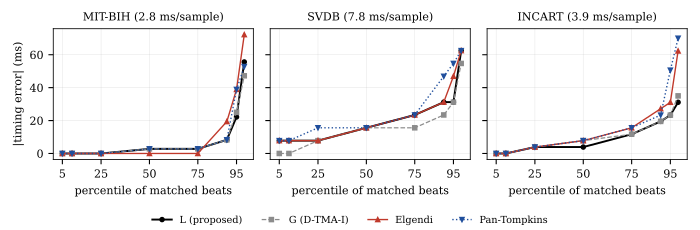

Write Python code to recreate this figure.
# Fig. 2: quantiles of |timing error| of matched beats (from bspc_incart_diag.m output)
import numpy as np, matplotlib
matplotlib.use('Agg'); import matplotlib.pyplot as plt
plt.rcParams.update({'font.family':'serif','font.size':8,'axes.linewidth':0.6})
q=[5,10,25,50,75,90,95,99]
D={'MIT-BIH (2.8 ms/sample)':{'L (proposed)':[0,0,0,2.8,2.8,8.3,22.2,55.6],'G (D-TMA-I)':[0,0,0,2.8,2.8,8.3,25.0,47.2],
   'Elgendi':[0,0,0,0,0,19.4,38.9,72.2],'Pan-Tompkins':[0,0,0,2.8,2.8,8.3,38.9,52.8]},
 'SVDB (7.8 ms/sample)':{'L (proposed)':[7.8,7.8,7.8,15.6,23.4,31.2,31.2,62.5],'G (D-TMA-I)':[0,0,7.8,15.6,15.6,23.4,31.2,54.7],
   'Elgendi':[7.8,7.8,7.8,15.6,23.4,31.2,46.9,62.5],'Pan-Tompkins':[7.8,7.8,15.6,15.6,23.4,46.9,54.7,62.5]},
 'INCART (3.9 ms/sample)':{'L (proposed)':[0,0,3.9,3.9,11.7,19.5,23.3,31.1],'G (D-TMA-I)':[0,0,3.9,7.8,11.7,19.5,23.3,35.0],
   'Elgendi':[0,0,3.9,7.8,15.6,27.2,31.1,62.3],'Pan-Tompkins':[0,0,3.9,7.8,15.6,23.3,50.6,70.0]}}
sty={'L (proposed)':dict(color='k',marker='o',lw=1.4),'G (D-TMA-I)':dict(color='0.55',marker='s',lw=0.9,ls='--'),
     'Elgendi':dict(color='#c0392b',marker='^',lw=1.0),'Pan-Tompkins':dict(color='#1f4e9c',marker='v',lw=1.0,ls=':')}
fig,ax=plt.subplots(1,3,figsize=(7.0,2.3),sharey=True)
for a,(t,d) in zip(ax,D.items()):
    for m,v in d.items(): a.plot(q,v,ms=3,label=m,**sty[m])
    a.set_title(t,fontsize=8); a.set_xlabel('percentile of matched beats'); a.set_xticks([5,25,50,75,95]); a.grid(alpha=0.3,lw=0.4)
ax[0].set_ylabel('|timing error| (ms)')
h,l=ax[0].get_legend_handles_labels(); fig.legend(h,l,loc='lower center',ncol=4,fontsize=7,frameon=False,bbox_to_anchor=(0.5,-0.02))
fig.tight_layout(rect=(0,0.09,1,1)); fig.savefig('fig2.pdf'); fig.savefig('fig2.png',dpi=150); print('ok')
